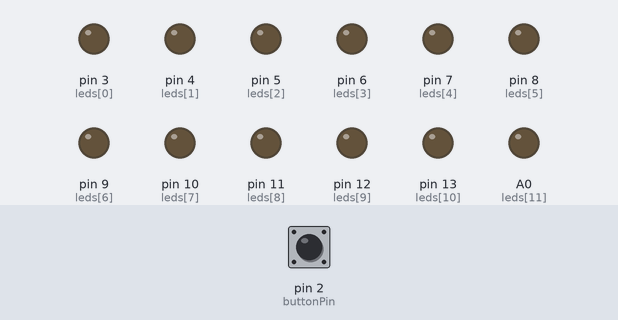
The sketch below on a simulated Arduino Uno, built with avr-gcc and run on an emulated ATmega328P. Parts: output pins drawn as LEDs (lit = HIGH). Inputs (shaded band) come from the test bench; at power-on: pin 2 (buttonPin) LOW.

Above: at 1.2 s.
1.3 s: pin 2 (buttonPin) pulled HIGH for 0.15 s
At 2.2 s:
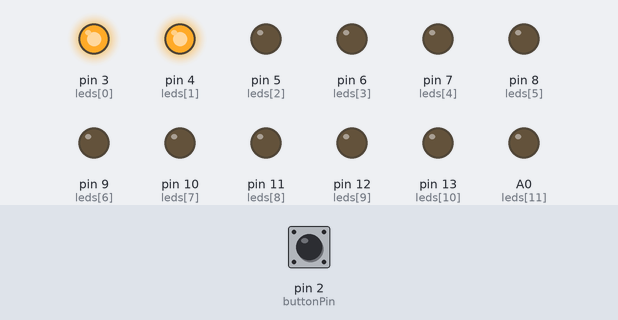
2.9 s: pin 2 (buttonPin) pulled HIGH for 1 s
At 4.6 s:
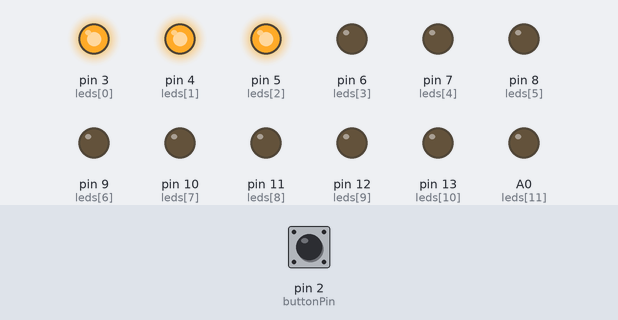
5.4 s: pin 2 (buttonPin) pulled HIGH for 0.15 s
At 6.5 s:
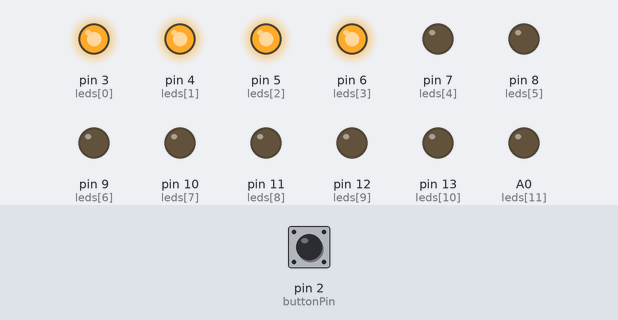
7.0 s: pin 2 (buttonPin) pulled HIGH for 3.2 s
At 10.6 s:
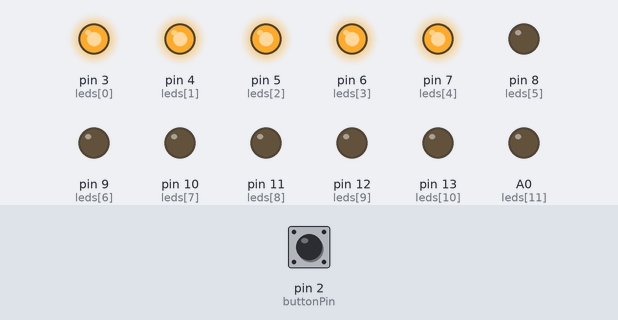
11.7 s: pin 2 (buttonPin) pulled HIGH for 0.15 s
At 12.5 s:
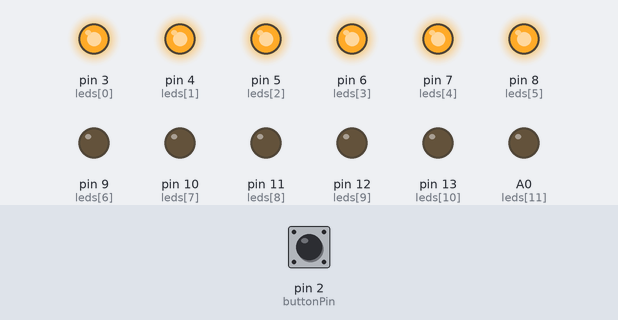
13.3 s: pin 2 (buttonPin) pulled HIGH for 1 s
At 15.0 s:
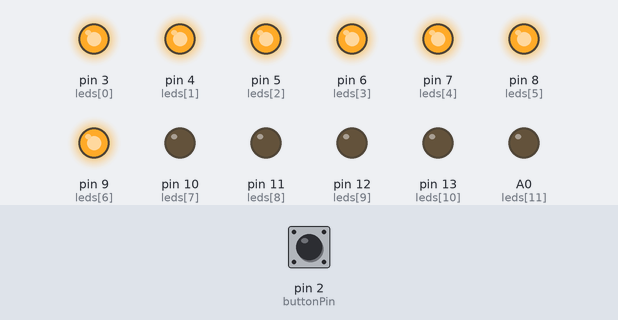
Timing chart, 0 to 16.5 s (numbered marks = the images above; inputs shaded):
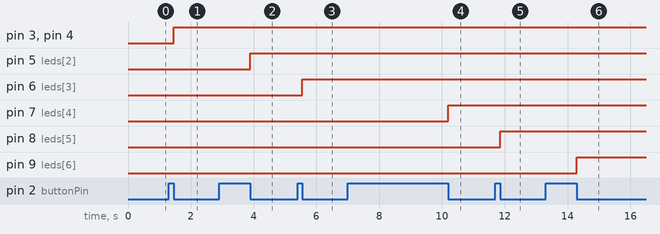

The sketch:

ex01.ino
```cpp
const int buttonPin = 2;
const int ledCount = 12;
int leds[] = {3, 4, 5, 6, 7, 8, 9, 10, 11, 12, 13, A0};  // Chân kết nối đèn LED
int buttonState = 0;
int ledIndex = 0; // Index của đèn LED hiện tại

void setup() {
  for (int i = 0; i < ledCount; i++) {
    pinMode(leds[i], OUTPUT);
  }
  pinMode(buttonPin, INPUT);
}

void loop() {
  buttonState = digitalRead(buttonPin);
  if (buttonState == HIGH) {
    while (digitalRead(buttonPin) == HIGH);
    ledIndex++;

    // Nếu index vượt quá số lượng đèn, quay lại còn 1 đèn sáng
    if (ledIndex >= ledCount) {
      ledIndex = 0;
    }

    // Tắt tất cả các đèn LED
    for (int i = 0; i < ledCount; i++) {
      digitalWrite(leds[i], LOW);
    }

    // Bật số lượng đèn LED tương ứng với giá trị index
    for (int i = 0; i <= ledIndex; i++) {
      digitalWrite(leds[i], HIGH);
    }
    delay(500);
  }
}
```

Measured:
- after the input at 1.3 s, pin 3 (leds[0]), pin 4 (leds[1]): LOW → HIGH after 0.15 s
- after the input at 2.9 s, pin 5 (leds[2]): LOW → HIGH after 1.0 s
- after the input at 5.4 s, pin 6 (leds[3]): LOW → HIGH after 0.15 s
- after the input at 7.0 s, pin 7 (leds[4]): LOW → HIGH after 3.2 s
- after the input at 11.7 s, pin 8 (leds[5]): LOW → HIGH after 0.15 s
- after the input at 13.3 s, pin 9 (leds[6]): LOW → HIGH after 1.0 s
